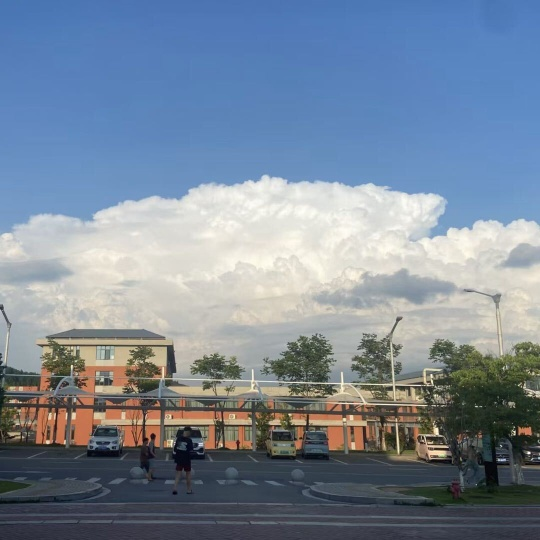
#> input picture project1/photo/school.jpg, 540 x 540 px
$ python getRotationMatrix2D.py
#> lines starting #> are read from the running program, lines starting #| are printed output that depends on the picture
import cv2
img = cv2.imread("../photo/school.jpg")  # 读取图像
#> img is the input picture: shape (540, 540, 3); mean B, G, R 153.1, 136, 121.6
cv2.imshow("Input",img)	#显示原图
rows = len(img)    #行数
#> rows = 540
cols = len(img[0]) #列数
#> cols = 540
center = (rows / 2, cols / 2)  # 图像中心点
#> center = (270, 270)
# 对图像进行旋转
M = cv2.getRotationMatrix2D(center, 330, 1)
#> M = [[0.866, -0.5, 171.2], [0.5, 0.866, -98.83]]
dst = cv2.warpAffine(img, M, (cols, rows))  # 按照M进行仿射
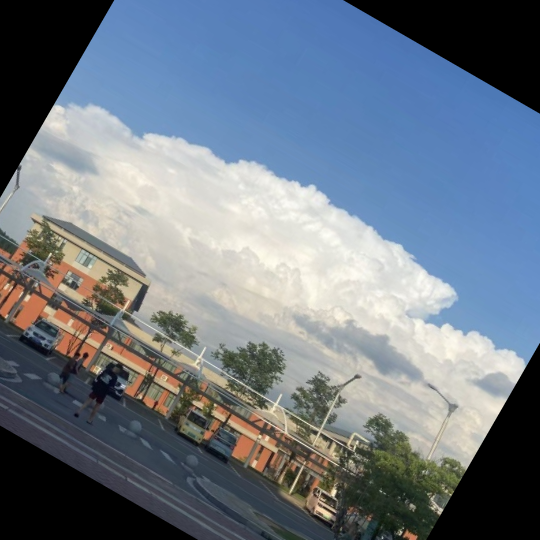
#> dst: shape (540, 540, 3); mean B, G, R 133.5, 121.3, 110.5
# 沿着x进行翻转
dst1 = cv2.flip(dst, 0)
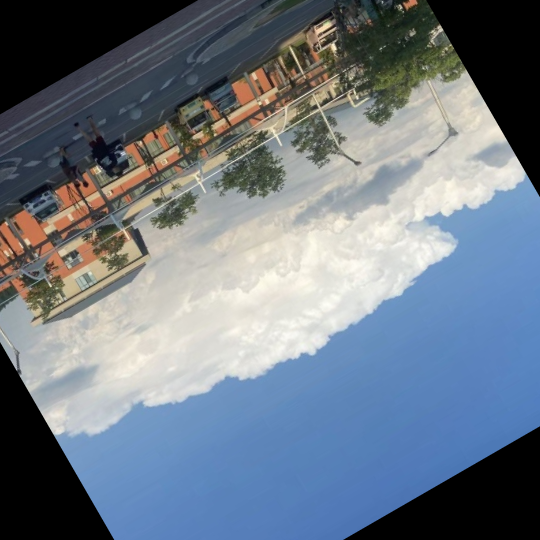
#> dst1: shape (540, 540, 3); mean B, G, R 133.5, 121.3, 110.5
cv2.imwrite('save_flower.jpg', dst1)# 保存图像到当前路径
cv2.imshow("Output",dst1)					#显示旋转后的图像
cv2.waitKey()								#窗口等待，按任意键继续
cv2.destroyAllWindows()					#释放所有窗口

$ run again, with project1/photo/car.jpg copied over project1/photo/school.jpg
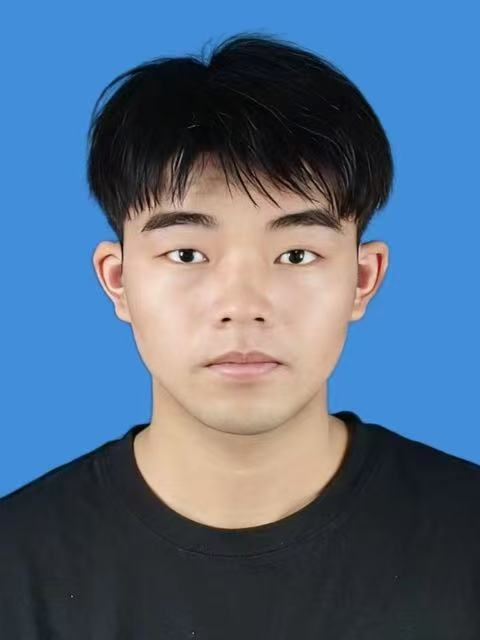
#> input picture project1/photo/car.jpg, 480 x 640 px
#> img is the input picture: shape (640, 480, 3); mean B, G, R 132.3, 107.1, 84.8
#> rows = 640
#> cols = 480
#> center = (320, 240)
#> M = [[0.866, -0.5, 162.9], [0.5, 0.866, -127.8]]
#> `dst = cv2.warpAffine(img, M, (cols, rows))`:
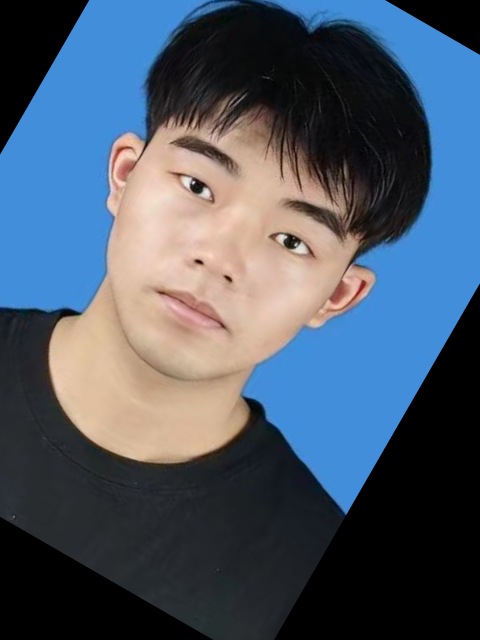
#> dst: shape (640, 480, 3); mean B, G, R 102.8, 87.1, 74.2
#> `dst1 = cv2.flip(dst, 0)`:
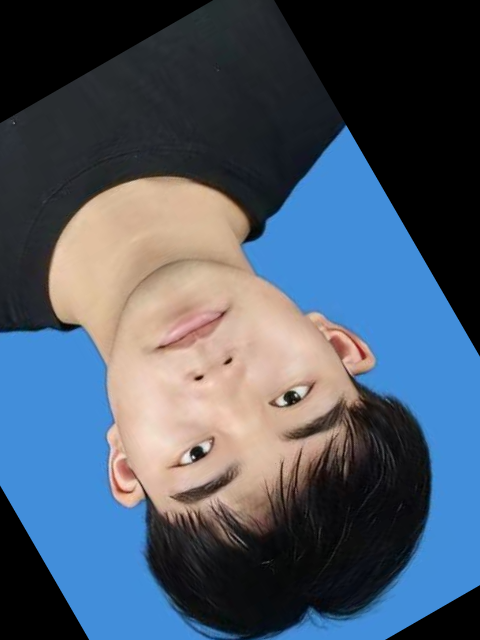
#> dst1: shape (640, 480, 3); mean B, G, R 102.8, 87.1, 74.2

$ run again, with project1/photo/cloud.jpg copied over project1/photo/school.jpg
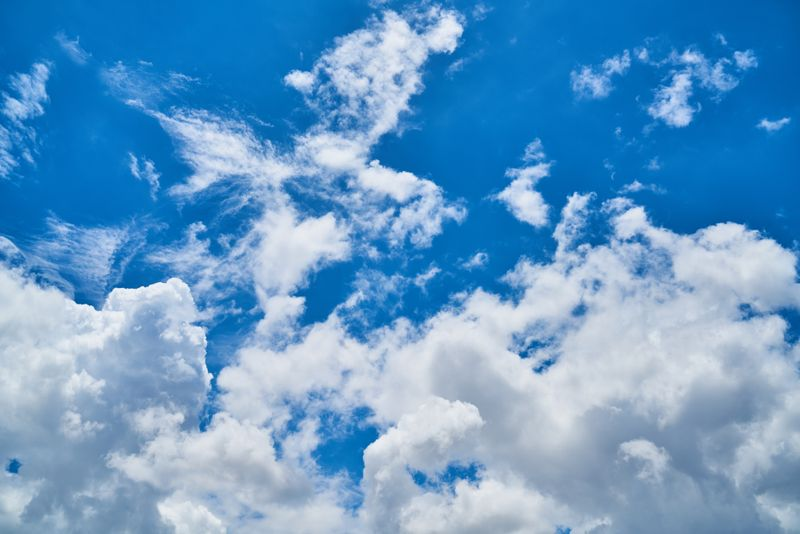
#> input picture project1/photo/cloud.jpg, 800 x 534 px
#> img is the input picture: shape (534, 800, 3); mean B, G, R 200.2, 155.2, 100.8
#> rows = 534
#> cols = 800
#> center = (267, 400)
#> M = [[0.866, -0.5, 235.8], [0.5, 0.866, -79.91]]
#> `dst = cv2.warpAffine(img, M, (cols, rows))`:
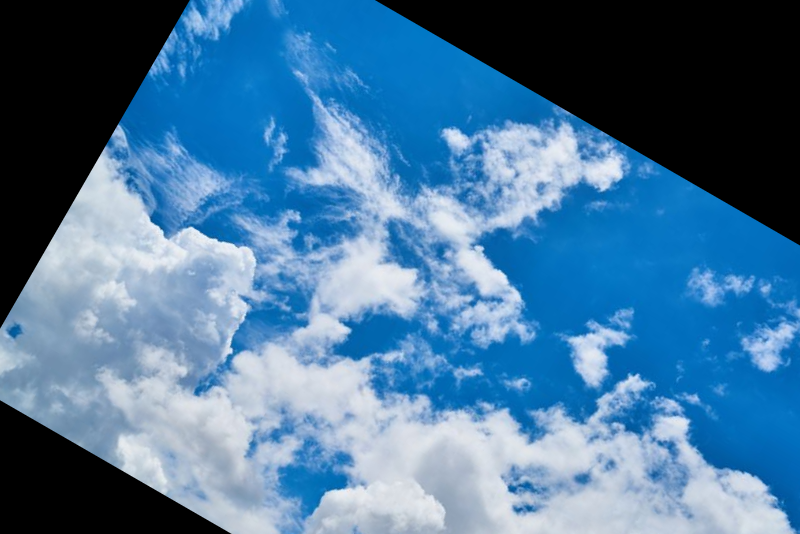
#> dst: shape (534, 800, 3); mean B, G, R 155.5, 118.8, 74.1
#> `dst1 = cv2.flip(dst, 0)`:
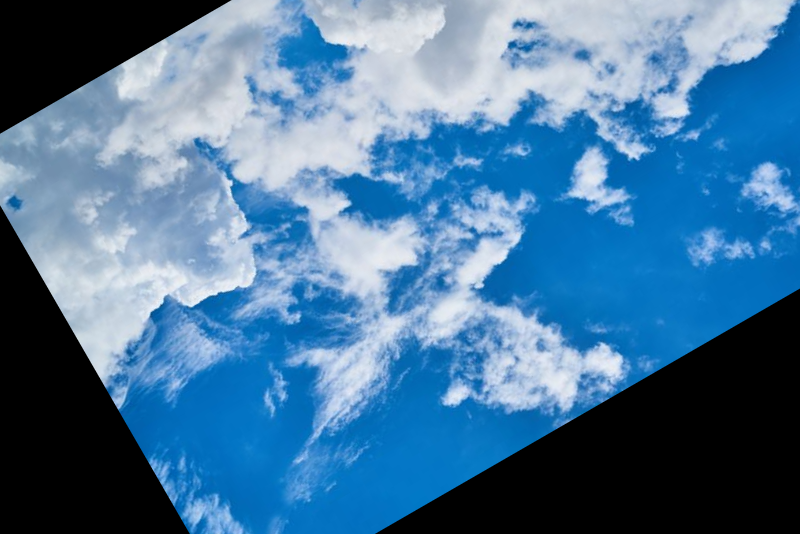
#> dst1: shape (534, 800, 3); mean B, G, R 155.5, 118.8, 74.1

$ run again, with project1/photo/man.jpg copied over project1/photo/school.jpg
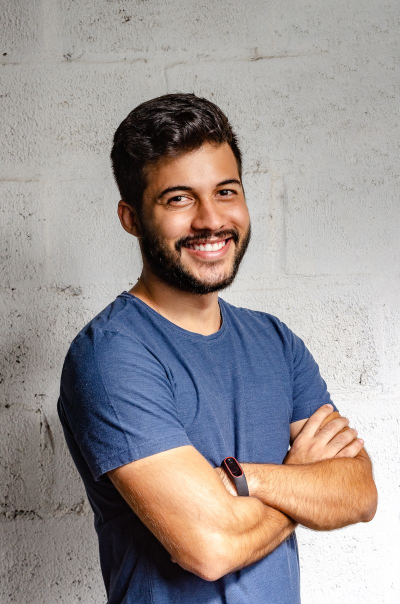
#> input picture project1/photo/man.jpg, 800 x 1208 px (shown at 1/2 size)
#> img is the input picture: shape (1208, 800, 3); mean B, G, R 147.7, 148.5, 155.7
#> rows = 1208
#> cols = 800
#> center = (604, 400)
#> M = [[0.866, -0.5, 280.9], [0.5, 0.866, -248.4]]
#> `dst = cv2.warpAffine(img, M, (cols, rows))`:
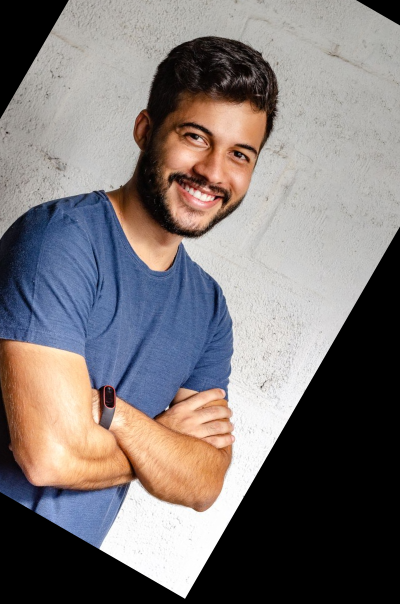
#> dst: shape (1208, 800, 3) (shown at 1/2 size); mean B, G, R 118.1, 118.5, 124.9
#> `dst1 = cv2.flip(dst, 0)`:
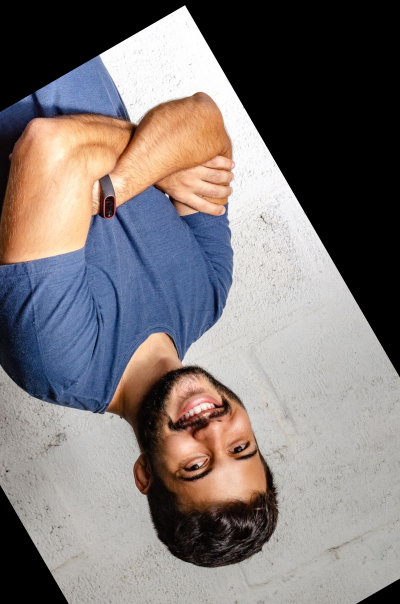
#> dst1: shape (1208, 800, 3) (shown at 1/2 size); mean B, G, R 118.1, 118.5, 124.9
